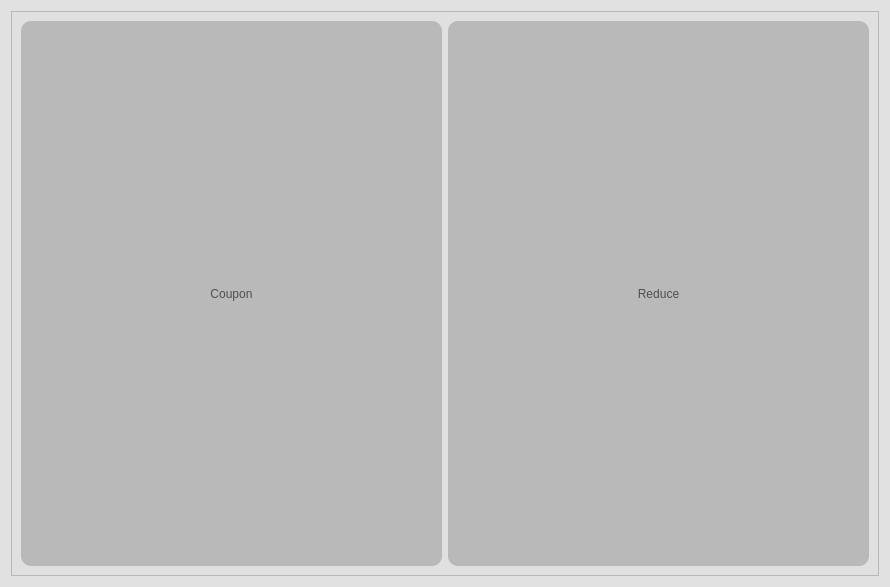
<?xml version="1.0" encoding="UTF-8"?>
<ui version="4.0">
 <class>DialogReduce</class>
 <widget class="QDialog" name="DialogReduce">
  <property name="geometry">
   <rect>
    <x>0</x>
    <y>0</y>
    <width>890</width>
    <height>587</height>
   </rect>
  </property>
  <property name="windowTitle">
   <string>Reduction</string>
  </property>
  <property name="styleSheet">
   <string notr="true">*
{
	
	font: 26pt &quot;MS Shell Dlg 2&quot;;
	
	color: rgb(79, 79, 79);
	background-color:  rgba(223, 223, 223, 200);
}


QPushButton
{ 
	alternate-background-color: rgb(255, 255, 255);
	
	background-color: rgb(185, 185, 185);
	border-width: 2px;
    border-radius: 10px;
	position: center;
 }

QPushButton:hover
{
	background: rgba(225, 225, 225, 180);
	border-style: dashed;
}

QPushButton:pressed
{
	
	background-color: rgb(136, 136, 136);
	border-width: 2px;
    border-radius: 10px;
}

QToolButton
{ 
	alternate-background-color: rgb(255, 255, 255);
	
	background-color: rgb(185, 185, 185);
	border-width: 2px;
    border-radius: 10px;
	position: center;
 }

QToolButton:hover
{
	background: rgba(225, 225, 225, 180);
	border-style: dashed;
}

QToolButton:pressed
{
	
	background-color: rgb(136, 136, 136);
	border-width: 2px;
    border-radius: 10px;
}

QLineEdit
{
	background: transparent;
	color: rgb(121, 121, 121);
	border: none;
	border-bottom: 1px solid #717072
}
</string>
  </property>
  <layout class="QHBoxLayout" name="horizontalLayout">
   <item>
    <widget class="QFrame" name="f_content">
     <property name="frameShape">
      <enum>QFrame::StyledPanel</enum>
     </property>
     <property name="frameShadow">
      <enum>QFrame::Raised</enum>
     </property>
     <layout class="QHBoxLayout" name="horizontalLayout_2">
      <item>
       <widget class="QToolButton" name="tb_coupon_reduce">
        <property name="sizePolicy">
         <sizepolicy hsizetype="Preferred" vsizetype="Preferred">
          <horstretch>0</horstretch>
          <verstretch>0</verstretch>
         </sizepolicy>
        </property>
        <property name="text">
         <string>Coupon</string>
        </property>
        <property name="icon">
         <iconset resource="../resource/resource.qrc">
          <normaloff>:/Simple icons/simple_icons/fi-rr-ticket.svg</normaloff>:/Simple icons/simple_icons/fi-rr-ticket.svg</iconset>
        </property>
        <property name="iconSize">
         <size>
          <width>48</width>
          <height>48</height>
         </size>
        </property>
        <property name="toolButtonStyle">
         <enum>Qt::ToolButtonTextUnderIcon</enum>
        </property>
       </widget>
      </item>
      <item>
       <widget class="QToolButton" name="tb_manual_reduce">
        <property name="sizePolicy">
         <sizepolicy hsizetype="Preferred" vsizetype="Preferred">
          <horstretch>0</horstretch>
          <verstretch>0</verstretch>
         </sizepolicy>
        </property>
        <property name="text">
         <string>Reduce</string>
        </property>
        <property name="icon">
         <iconset resource="../resource/resource.qrc">
          <normaloff>:/Simple icons/simple_icons/fi-rr-smile-wink.svg</normaloff>:/Simple icons/simple_icons/fi-rr-smile-wink.svg</iconset>
        </property>
        <property name="iconSize">
         <size>
          <width>48</width>
          <height>48</height>
         </size>
        </property>
        <property name="popupMode">
         <enum>QToolButton::DelayedPopup</enum>
        </property>
        <property name="toolButtonStyle">
         <enum>Qt::ToolButtonTextUnderIcon</enum>
        </property>
        <property name="arrowType">
         <enum>Qt::NoArrow</enum>
        </property>
       </widget>
      </item>
     </layout>
    </widget>
   </item>
  </layout>
 </widget>
 <resources>
  <include location="../resource/resource.qrc"/>
 </resources>
 <connections/>
</ui>
